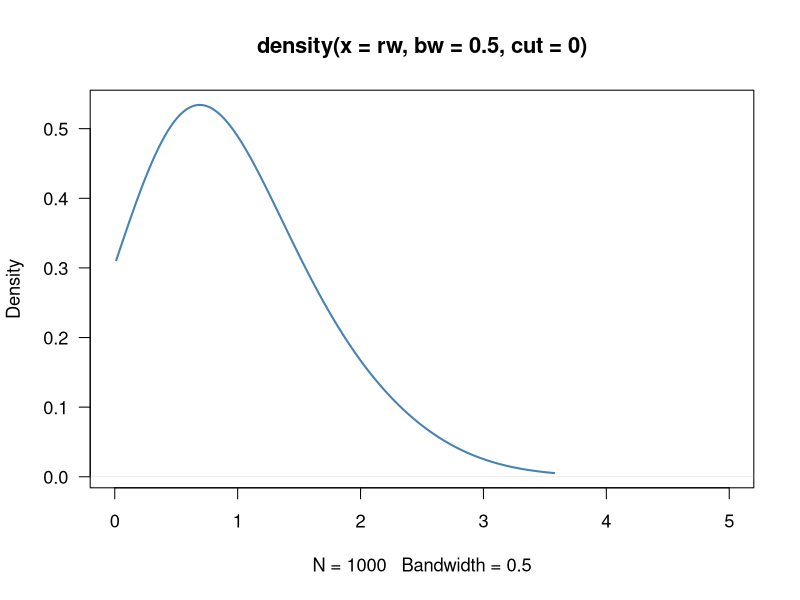
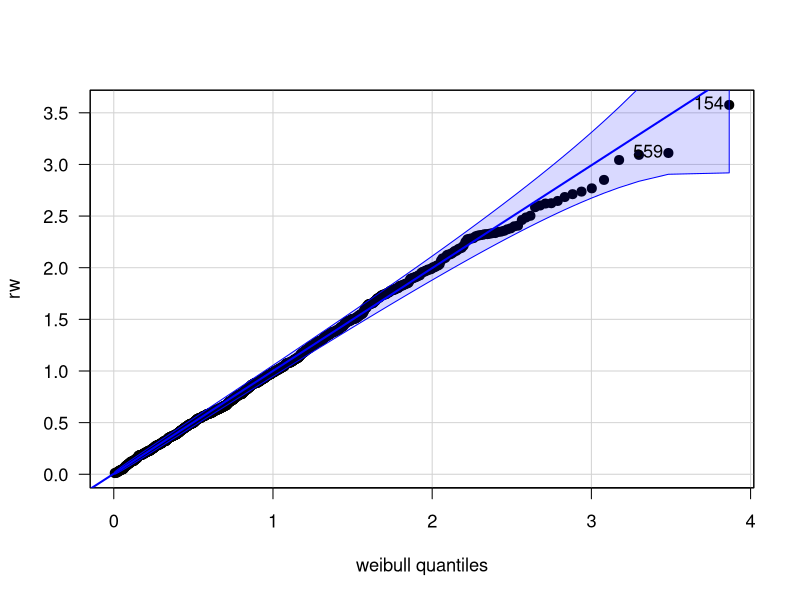

Reproduce these figures in R, in order.
# Load packages

library(MASS)
library(car)


# First, we generate 1000 random numbers from a Weibull distribution with
# scale = 1 and shape = 1.5

rw <- rweibull(1000, scale=1, shape=1.5)

# We can calculate a kernel density estimation to inspect the distribution
# Because the Weibull distribution has support [0,+Infinity), we are truncate
# the density at 0

par(bg="white", las=1, cex=1.1)
plot(density(rw, bw=0.5, cut=0), las=1, lwd=2,
     xlim=c(0,5),col="steelblue")

# Now, we can use fitdistr to calculate the parameters by MLE
# The option "lower = 0" is added because the parameters of the Weibull distribution need to be >= 0

fitdistr(rw, densfun="weibull", lower = 0)


#Compare the input scale and shape parameters to fitted with a qqplot
qqPlot(rw, distribution="weibull", scale = 1, shape= 1.5, las=1, pch=19)
